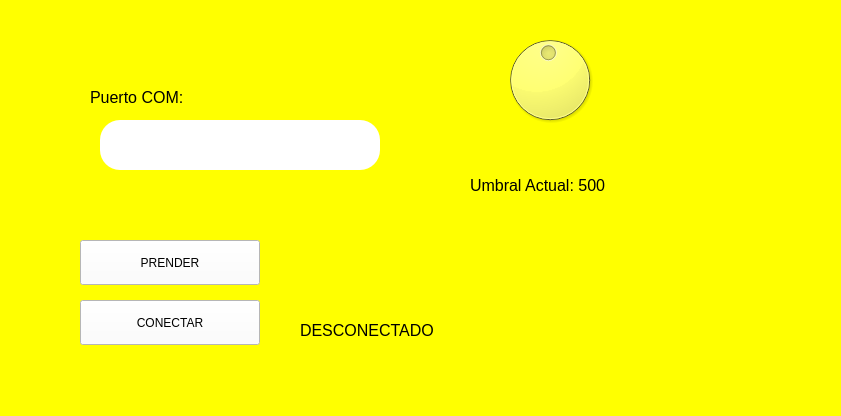
<?xml version="1.0" encoding="UTF-8"?>
<ui version="4.0">
 <class>MainWindow</class>
 <widget class="QMainWindow" name="MainWindow">
  <property name="geometry">
   <rect>
    <x>0</x>
    <y>0</y>
    <width>841</width>
    <height>416</height>
   </rect>
  </property>
  <property name="windowTitle">
   <string>Departamental</string>
  </property>
  <property name="styleSheet">
   <string notr="true">background-color:  rgb(255, 255, 0);</string>
  </property>
  <widget class="QWidget" name="centralwidget">
   <widget class="QLabel" name="label_4">
    <property name="geometry">
     <rect>
      <x>90</x>
      <y>80</y>
      <width>201</width>
      <height>35</height>
     </rect>
    </property>
    <property name="font">
     <font>
      <pointsize>12</pointsize>
     </font>
    </property>
    <property name="text">
     <string>Puerto COM:</string>
    </property>
   </widget>
   <widget class="QLineEdit" name="txt_com">
    <property name="geometry">
     <rect>
      <x>100</x>
      <y>120</y>
      <width>280</width>
      <height>50</height>
     </rect>
    </property>
    <property name="font">
     <font>
      <pointsize>20</pointsize>
     </font>
    </property>
    <property name="styleSheet">
     <string notr="true">background-color: rgb(255, 255, 255);
border-radius:20px;</string>
    </property>
   </widget>
   <widget class="QPushButton" name="btn_accion">
    <property name="geometry">
     <rect>
      <x>80</x>
      <y>300</y>
      <width>180</width>
      <height>45</height>
     </rect>
    </property>
    <property name="styleSheet">
     <string notr="true">background-color: rgb(255, 255, 255);</string>
    </property>
    <property name="text">
     <string>CONECTAR</string>
    </property>
   </widget>
   <widget class="QLabel" name="txt_estado">
    <property name="geometry">
     <rect>
      <x>300</x>
      <y>320</y>
      <width>180</width>
      <height>20</height>
     </rect>
    </property>
    <property name="font">
     <font>
      <pointsize>12</pointsize>
     </font>
    </property>
    <property name="text">
     <string>DESCONECTADO</string>
    </property>
   </widget>
   <widget class="QPushButton" name="btn_control">
    <property name="geometry">
     <rect>
      <x>80</x>
      <y>240</y>
      <width>180</width>
      <height>45</height>
     </rect>
    </property>
    <property name="styleSheet">
     <string notr="true">background-color: rgb(255, 255, 255);</string>
    </property>
    <property name="text">
     <string>PRENDER</string>
    </property>
   </widget>
   <widget class="QDial" name="dial_umbral">
    <property name="geometry">
     <rect>
      <x>500</x>
      <y>30</y>
      <width>100</width>
      <height>100</height>
     </rect>
    </property>
    <property name="minimum">
     <number>0</number>
    </property>
    <property name="maximum">
     <number>1023</number>
    </property>
    <property name="value">
     <number>500</number>
    </property>
   </widget>
   <widget class="QLabel" name="lbl_umbral">
    <property name="geometry">
     <rect>
      <x>470</x>
      <y>170</y>
      <width>271</width>
      <height>30</height>
     </rect>
    </property>
    <property name="font">
     <font>
      <pointsize>12</pointsize>
     </font>
    </property>
    <property name="text">
     <string>Umbral Actual: 500</string>
    </property>
   </widget>
  </widget>
  <widget class="QMenuBar" name="menubar">
   <property name="geometry">
    <rect>
     <x>0</x>
     <y>0</y>
     <width>841</width>
     <height>18</height>
    </rect>
   </property>
  </widget>
  <widget class="QStatusBar" name="statusbar"/>
 </widget>
 <resources/>
 <connections/>
</ui>
